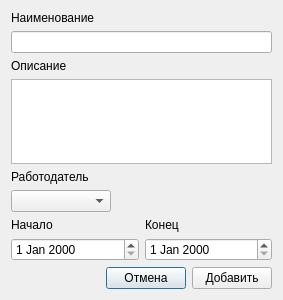
<?xml version="1.0" encoding="UTF-8"?>
<ui version="4.0">
 <class>InsertEvent</class>
 <widget class="QDialog" name="InsertEvent">
  <property name="geometry">
   <rect>
    <x>0</x>
    <y>0</y>
    <width>283</width>
    <height>300</height>
   </rect>
  </property>
  <property name="windowTitle">
   <string>Dialog</string>
  </property>
  <layout class="QVBoxLayout" name="verticalLayout_8">
   <item>
    <layout class="QVBoxLayout" name="verticalLayout_5">
     <item>
      <layout class="QVBoxLayout" name="verticalLayout_3">
       <item>
        <layout class="QVBoxLayout" name="verticalLayout">
         <item>
          <widget class="QLabel" name="label">
           <property name="text">
            <string>Наименование</string>
           </property>
          </widget>
         </item>
         <item>
          <widget class="QLineEdit" name="lineEditName"/>
         </item>
        </layout>
       </item>
       <item>
        <layout class="QVBoxLayout" name="verticalLayout_2">
         <item>
          <widget class="QLabel" name="label_2">
           <property name="text">
            <string>Описание</string>
           </property>
          </widget>
         </item>
         <item>
          <widget class="QTextEdit" name="textEditDescription"/>
         </item>
        </layout>
       </item>
      </layout>
     </item>
     <item>
      <layout class="QVBoxLayout" name="verticalLayout_4">
       <item>
        <widget class="QLabel" name="label_3">
         <property name="text">
          <string>Работодатель</string>
         </property>
        </widget>
       </item>
       <item>
        <widget class="QComboBox" name="comboBox">
         <property name="maximumSize">
          <size>
           <width>100</width>
           <height>16777215</height>
          </size>
         </property>
        </widget>
       </item>
      </layout>
     </item>
    </layout>
   </item>
   <item>
    <layout class="QHBoxLayout" name="horizontalLayout">
     <item>
      <layout class="QVBoxLayout" name="verticalLayout_6">
       <item>
        <widget class="QLabel" name="label_4">
         <property name="text">
          <string>Начало</string>
         </property>
        </widget>
       </item>
       <item>
        <widget class="QDateEdit" name="dateEditBegin"/>
       </item>
      </layout>
     </item>
     <item>
      <layout class="QVBoxLayout" name="verticalLayout_7">
       <item>
        <widget class="QLabel" name="label_5">
         <property name="text">
          <string>Конец</string>
         </property>
        </widget>
       </item>
       <item>
        <widget class="QDateEdit" name="dateEdit_2"/>
       </item>
      </layout>
     </item>
    </layout>
   </item>
   <item>
    <layout class="QHBoxLayout" name="horizontalLayout_2">
     <item>
      <spacer name="horizontalSpacer">
       <property name="orientation">
        <enum>Qt::Horizontal</enum>
       </property>
       <property name="sizeHint" stdset="0">
        <size>
         <width>40</width>
         <height>20</height>
        </size>
       </property>
      </spacer>
     </item>
     <item>
      <widget class="QPushButton" name="pushButtonOk">
       <property name="text">
        <string>Отмена</string>
       </property>
      </widget>
     </item>
     <item>
      <widget class="QPushButton" name="pushButton">
       <property name="text">
        <string>Добавить</string>
       </property>
      </widget>
     </item>
    </layout>
   </item>
  </layout>
 </widget>
 <resources/>
 <connections/>
</ui>
